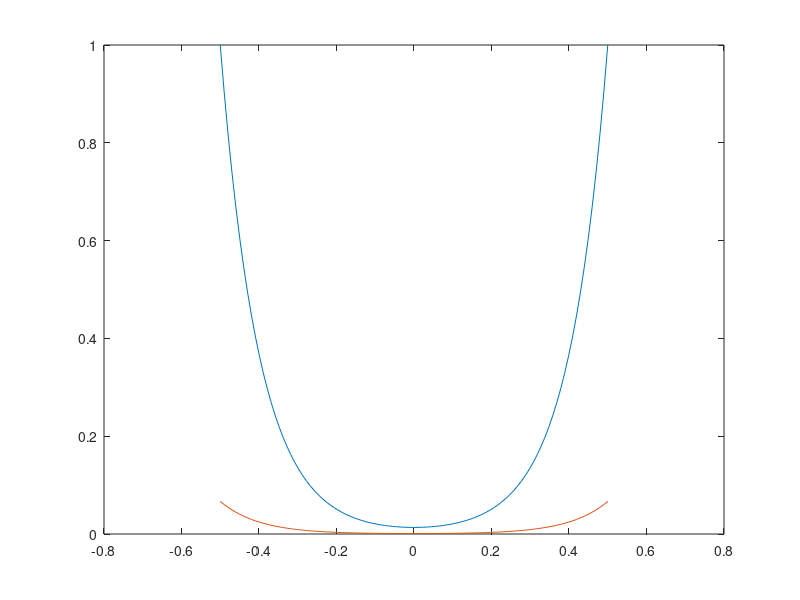

Write MATLAB code to recreate this figure.
% compare analytical solutions for fixed conc vs fixed permeability

xlist = linspace(-0.5,0.5);
lam=0.1;
D=140;
p=100/D;

% fixed concentration
Gconc = cosh((xlist)/lam)/cosh(1/2/lam);
%plot(xlist,Gconc)

% permeability
k=1/lam;
B =  (p*(k*cosh(k/2) + p*sinh(k/2))) / ((k^2 + p^2)*sinh(k) + 2*k*p*cosh(k));
A = (B*(k-p)*exp(-k) + p*exp(-k/2))/(k+p);
Gperm = A*exp(k*xlist) + B*exp(-k*xlist);
plot(xlist,Gconc)
hold all
plot(xlist,Gperm)
hold off

